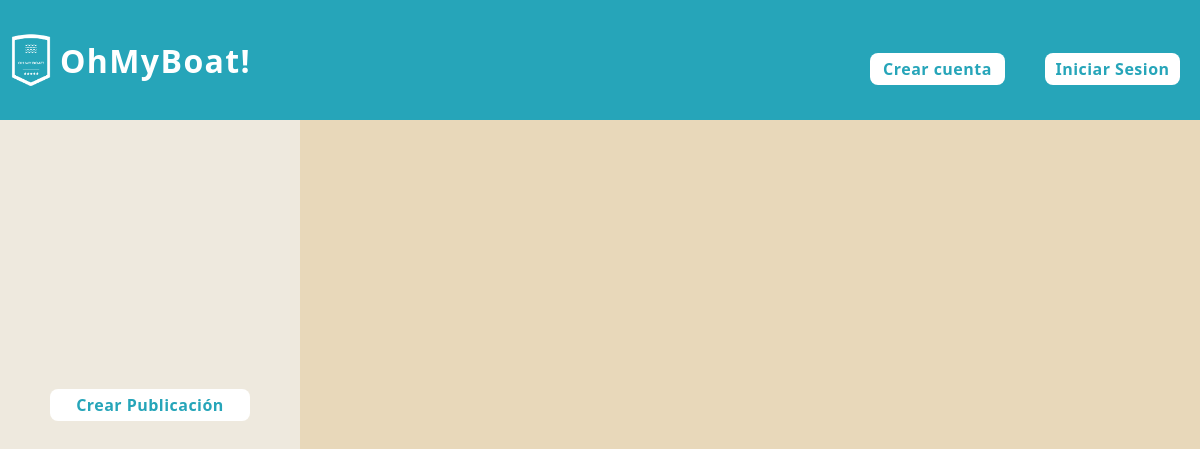
Before: /home/ with the older database file.
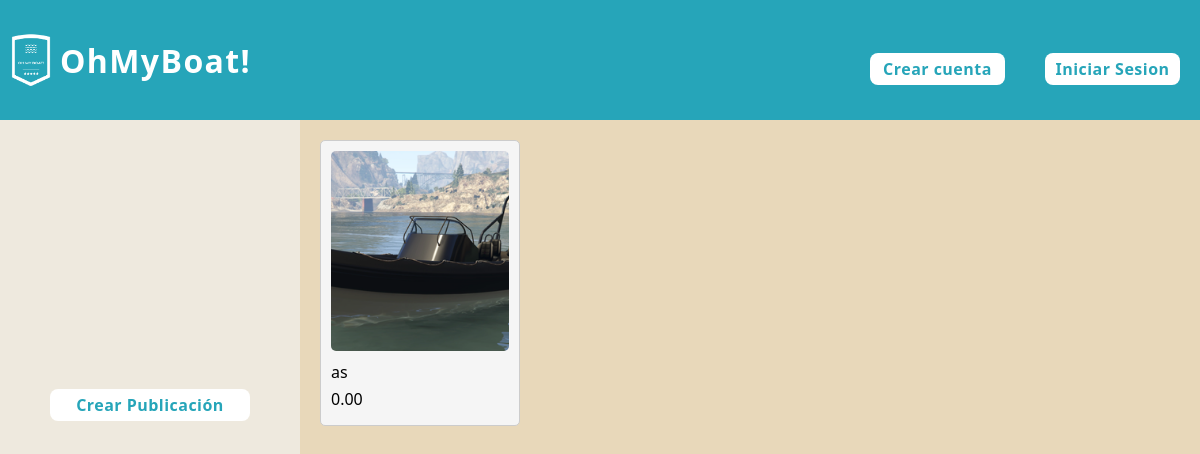
After: the same page with the newer database file.
### publicaciones/models.py (models this page shows)
class Publicacion(models.Model):
    monto = models.DecimalField(max_digits=15, decimal_places=2, default=0)
    autor = models.ForeignKey(Usuario, on_delete=models.SET_NULL, null=True)
    embarcacion = models.OneToOneField(Embarcacion, on_delete=models.SET_NULL, null=True)
    descripcion = models.CharField(max_length=250)
    oculta = models.BooleanField(default=False)

### embarcaciones/models.py (models this page shows)
class Embarcacion(models.Model):
    matricula = models.CharField(max_length=100, unique=True)
    modelo = models.CharField(max_length=100)
    tipo = models.ForeignKey(TipoEmbarcacion, on_delete=models.SET_NULL, null=True)
    m_eslora = models.DecimalField(max_digits=5, decimal_places=2)
    m_manga = models.DecimalField(max_digits=5, decimal_places=2)
    m_calado = models.DecimalField(max_digits=5, decimal_places=2)
    motor = models.BooleanField(default=False)
    deuda = models.DecimalField(max_digits=10, decimal_places=2, default=0)
    sede = models.ForeignKey(Sede, on_delete=models.SET_NULL, null=True)
    dueño = models.ForeignKey(Usuario, on_delete=models.CASCADE)

### inicio/views.py (the view)
# urls.py: path('', include('inicio.urls')),
def inicio(request):
    user = request.user
    publicaciones= Publicacion.objects.exclude(autor__is_blocked= True).exclude(oculta=True)
    for publicacion in publicaciones:
        post_image = ImagenEmbarcacion.objects.filter(embarcacion=publicacion.embarcacion.id)
        publicacion.imagen = post_image[0].nombre_especifico
    return render(request, 'index.html', {'publicaciones' : publicaciones, 'user':user})

### inicio/templates/index.html (shortened to what this page needs)
{% extends 'layouts/base.html' %}
{% load static %}
{% block style %}
    <link rel="stylesheet" type="text/css" href="{% static 'styles/index_main.css' %}">
{% endblock %}
{% block listnav %}
    {% if request.user.is_authenticated %}
        <li><a class="normal" href="{% url 'ver perfil' id=request.user.id %}"><i class="fa-solid fa-user"></i></a></li>
        <li class="modal"><a id="cerrar-sesion" class="normal"  href=""><i class="fa-solid fa-arrow-right-from-bracket"></i></a>
            <div id="mensaje-cerrar-sesion" class="mensaje" style="display: none;">
                <p>Estas seguro de cerrar la sesion?</p>
                <a href="{% url 'cerrar sesion' %}" class="buton2">Confirmar</a>
            </div>
        </li>
    {% else %}
        <li><a href="{% url 'crear cuenta' %}" class="buton">Crear cuenta</a></li>
        <li><a href="{% url 'iniciar sesion' %}" class="buton">Iniciar Sesion</a></li>
    {% endif %}
{% endblock %}
{% block content %}
    <aside>
    {% if user.is_staff == 0 %}
        <ul>
            <li>
                <a href="{% url 'crear publicacion' %}" class="button">Crear Publicación</a>
            </li>
        </ul>
       {% endif %}
    </aside>
    {% if mensaje %}
        <div class="window-mensaje">
            <div class="mensaje-content">
                <p class="mensaje-content-text">Para crear una publicación, debes tenes una embarcacion sin ofertas en tu pefil.</p>
                <div class="mensaje-content-button"><a href="{% url 'home' %}">Aceptar</a></div>
            </div>
        </div>
    {% else %}
        <div class="publicacion-container">
            {% for post in publicaciones %}
                <div class="publicacion">
                    {% with 'imagenes_embarcaciones/'|add:post.imagen as ruta_imagen %}
                        <a href="{% url 'ver detalle publicacion' post.id 0 %}" >
                            <img src="{% static ruta_imagen %}">
                        </a>
                    {% endwith %}
                    <p>{{ post.embarcacion.modelo }}</p>
                    <p>{{ post.monto }}</p>
                </div>
            {% endfor %}
        </div>
    {% endif %}
{% endblock %}

Changed rows visible on the page:
added Publicacion: embarcacion.modelo "as", monto "0.00"
